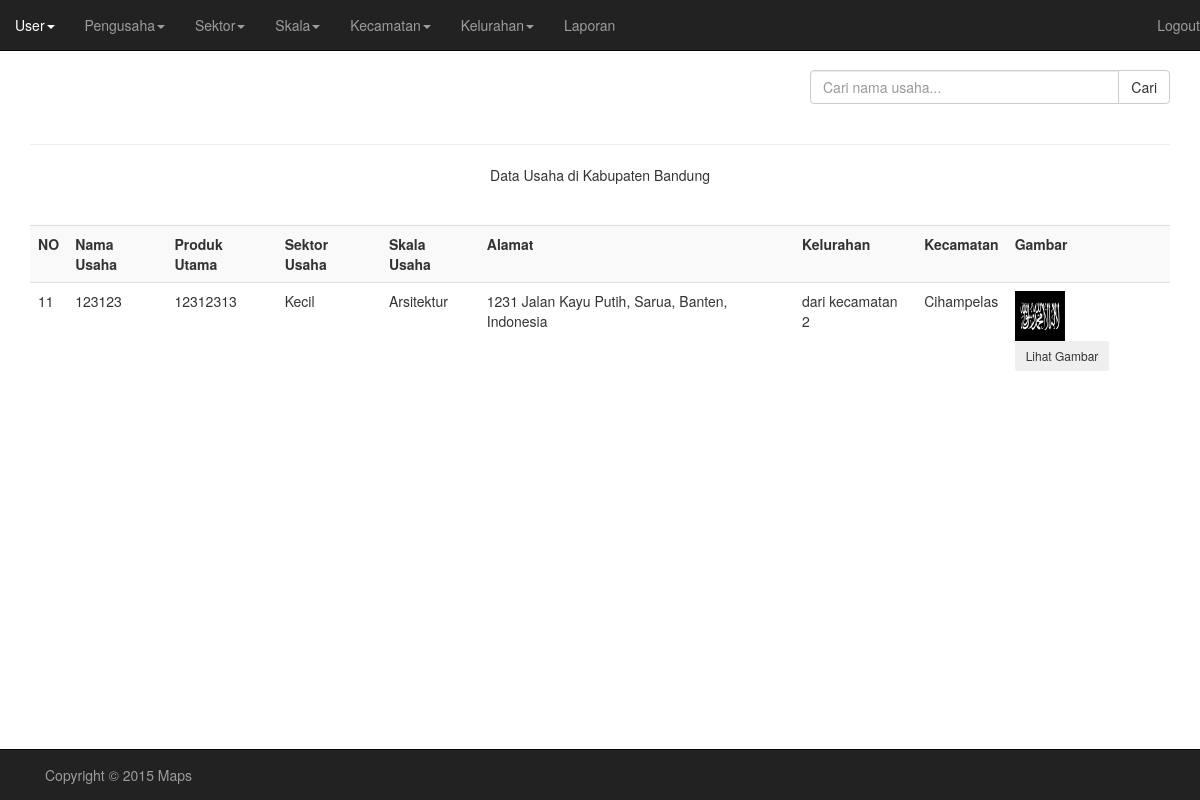
Screenshot of /Program/pengusaha/tampilPencarianUsaha.php (signed in) with the database file from the repository.
### tables this page shows
CREATE TABLE IF NOT EXISTS `usaha` (
  `id_usaha` int(11) NOT NULL AUTO_INCREMENT,
  `nama_usaha` varchar(30) NOT NULL,
  `id_pengusaha` int(11) NOT NULL,
  `produk_utama` varchar(30) NOT NULL,
  `alamat_usaha` varchar(50) NOT NULL,
  `id_kelurahan` int(11) NOT NULL,
  `id_kecamatan` int(11) NOT NULL,
  `telp` varchar(13) NOT NULL,
  `lat` varchar(25) NOT NULL,
  `lng` varchar(25) NOT NULL,
  `peta_usaha` varchar(30) DEFAULT NULL,
  `id_skala` int(11) NOT NULL,
  `id_sektor` int(11) NOT NULL,
  `gambar1` varchar(40) NOT NULL,
  `gambar2` varchar(40) DEFAULT NULL,
  `gambar3` varchar(40) DEFAULT NULL,
  `gambar4` varchar(40) DEFAULT NULL,
  `gambar5` varchar(40) DEFAULT NULL,
  `status_usaha` varchar(12) NOT NULL DEFAULT 'tidak aktif',
  PRIMARY KEY (`id_usaha`),
  KEY `kecamatan` (`id_kecamatan`),
  KEY `kecamatan_2` (`id_kecamatan`),
  KEY `id_pengusaha` (`id_pengusaha`),
  KEY `id_desa` (`id_kelurahan`),
  KEY `id_skala` (`id_skala`),
  KEY `id_sektor` (`id_sektor`)
);

CREATE TABLE IF NOT EXISTS `skala_usaha` (
  `id_skala` int(11) NOT NULL AUTO_INCREMENT,
  `skala` varchar(10) NOT NULL,
  PRIMARY KEY (`id_skala`)
);

CREATE TABLE IF NOT EXISTS `sektor_usaha` (
  `id_sektor` int(11) NOT NULL AUTO_INCREMENT,
  `sektor` varchar(30) NOT NULL,
  PRIMARY KEY (`id_sektor`)
);

CREATE TABLE IF NOT EXISTS `kelurahan` (
  `id_kelurahan` int(11) NOT NULL AUTO_INCREMENT,
  `nama_kelurahan` varchar(20) NOT NULL,
  `id_kecamatan` int(11) NOT NULL,
  `lat` varchar(25) NOT NULL,
  `lng` varchar(25) NOT NULL,
  PRIMARY KEY (`id_kelurahan`),
  KEY `id_kecamatan` (`id_kecamatan`)
);

CREATE TABLE IF NOT EXISTS `kecamatan` (
  `id_kecamatan` int(11) NOT NULL AUTO_INCREMENT,
  `nama_kecamatan` varchar(20) NOT NULL,
  `lat` varchar(50) NOT NULL,
  `lng` varchar(50) NOT NULL,
  PRIMARY KEY (`id_kecamatan`)
);

### Program/pengusaha/tampilPencarianUsaha.php (the view, shortened to what this page needs)
<!doctype html>
<html>
<head>
    <link href="../css/bootstrap.css" rel="stylesheet">
    <link href="../css/custom.css" rel="stylesheet">
</head>
<body>
<div class="container">
    <?php
        if(isset ($_SESSION['myusername'])){
	$query=$_POST['query_cari'];
	$sql_usaha = "SELECT u.*,kel.nama_kelurahan,kec.nama_kecamatan,sek.sektor,ska.skala
				 FROM usaha u join kelurahan kel on u.id_kelurahan=kel.id_kelurahan
										join kecamatan kec on u.id_kecamatan=kec.id_kecamatan
										join skala_usaha ska on u.id_skala=ska.id_skala
										join sektor_usaha sek on u.id_sektor=sek.id_sektor
										WHERE u.nama_usaha like '%".$query."%'
										";
        $query = mysql_query($sql_usaha);
    echo '
	<form method="POST" action="tampilPencarianUsaha.php">
	<div class="row">
	  <div class="col-lg-4 pull-right">
		<div class="input-group">
		  <input type="text" class="form-control" aria-label="..." placeholder="Cari nama usaha..." name="query_cari">
		  <span class="input-group-btn">
        	<button class="btn btn-default" type="submit">Cari</button>
		</div>
	  </div>
	</div>
	</form>';
		echo '<span class="glyphicon" ></span><hr><center>Data Usaha di Kabupaten Bandung</center>';
        echo '<br><br><table class="table table-striped">';
        echo '<tr>';
        echo '<th>NO</th>';
        echo '<th>Nama Usaha</th>';
        echo '<th>Produk Utama</th>';
		echo '<th>Sektor Usaha</th>';
		echo '<th>Skala Usaha</th>';
		echo '<th>Alamat</th>';
		echo '<th>Kelurahan</th>';
		echo '<th>Kecamatan</th>';
		echo '<th>Gambar</th>';
        echo '</tr>';
        while($row = mysql_fetch_array($query))
        {
            echo "<tr>";
            echo '<form method = "post" action = "tampilPetaUsaha.php">';
            echo '<td>' . $row['id_usaha'] . '<input type = "hidden" name = "id_usaha" value = "'. $row['id_usaha'] .'"></td>';
            echo '<td>' . $row['nama_usaha'] . '<input type = "hidden" name = "nama_usaha" value = "'. $row['nama_usaha'] .'"></td>';
			echo '<td>' . $row['produk_utama'] . '<input type = "hidden" name = "produk_utama" value = "'. $row['produk_utama'] .'"></td>';
			echo '<td>' . $row['skala'] . '<input type = "hidden" name = "Skala" value = "'. $row['skala'] .'"></td>';
			echo '<td>' . $row['sektor'] . '<input type = "hidden" name = "sektor" value = "'. $row['sektor'] .'"></td>';
			echo '<td>' . $row['alamat_usaha'] . '<input type = "hidden" name = "alamat_usaha" value = "'. $row['alamat_usaha'] .'"></td>';
			echo '<td>' . $row['nama_kelurahan'] . '<input type = "hidden" name = "kelurahan" value = "'. $row['nama_kelurahan'] .'"></td>';
			echo '<td>' . $row['nama_kecamatan'] . '<input type = "hidden" name = "kecamatan" value = "'. $row['nama_kecamatan'] .'"></td>';
            echo '<td><img src="../gambar/'.$row['gambar1'].' " height="50" width="50" data-toggle="modal" data-target="#myModal"/>
			<button type="button" class="btn btn-sm" data-toggle="modal" data-target="#myModal">
			  Lihat Gambar
			</button>
			</td>';
            echo '</form>';
            echo "</tr>";
         }
         echo "</table>";
    echo '</div>';
}else{
    echo '<div class="alert alert-warning text-center" role="alert"><p>Anda tidak mempunyai hak akses</p></div>';
}
?>
    <div class="row">
        <div class="navbar navbar-inverse navbar-fixed-bottom ">
            <div class="container">
                <p class="navbar-text pull-left">Copyright &copy 2015 Maps</p>
            </div>
        </div>
    </div>
</body>
</html>

### Program/css/custom.css (style rules this page uses)
body { padding-top : 70px; padding-bottom : 70px; }

### rows the page displays
usaha: id_usaha "11", nama_usaha "123123", produk_utama "12312313", id_skala.skala "Kecil", id_sektor.sektor "Arsitektur", alamat_usaha "1231 Jalan Kayu Putih, Sarua, Banten, Indonesia", id_kelurahan.nama_kelurahan "dari kecamatan 2", id_kecamatan.nama_kecamatan "Cihampelas", gambar1 (picture)
